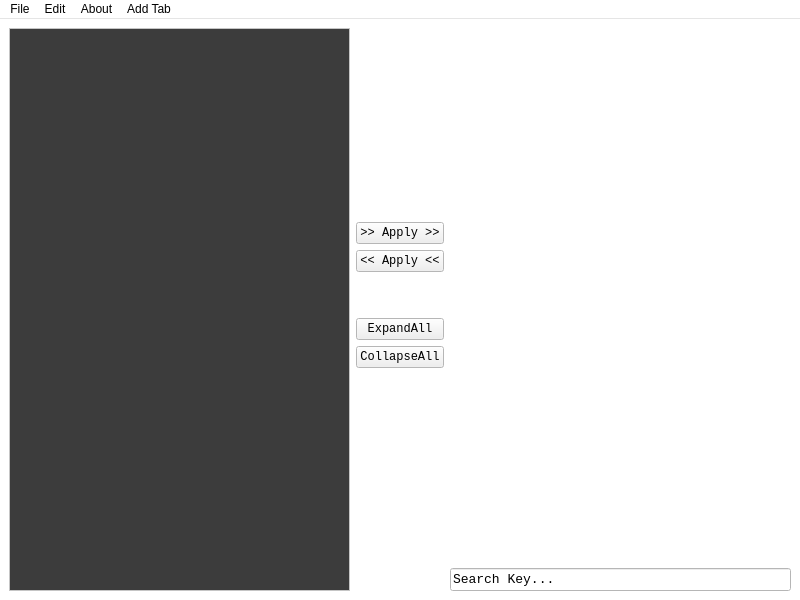
<?xml version="1.0" encoding="UTF-8"?>
<ui version="4.0">
 <class>MainWindow</class>
 <widget class="QMainWindow" name="MainWindow">
  <property name="geometry">
   <rect>
    <x>0</x>
    <y>0</y>
    <width>800</width>
    <height>600</height>
   </rect>
  </property>
  <property name="palette">
   <palette>
    <active>
     <colorrole role="Base">
      <brush brushstyle="SolidPattern">
       <color alpha="255">
        <red>255</red>
        <green>255</green>
        <blue>255</blue>
       </color>
      </brush>
     </colorrole>
     <colorrole role="Window">
      <brush brushstyle="SolidPattern">
       <color alpha="255">
        <red>255</red>
        <green>255</green>
        <blue>255</blue>
       </color>
      </brush>
     </colorrole>
    </active>
    <inactive>
     <colorrole role="Base">
      <brush brushstyle="SolidPattern">
       <color alpha="255">
        <red>255</red>
        <green>255</green>
        <blue>255</blue>
       </color>
      </brush>
     </colorrole>
     <colorrole role="Window">
      <brush brushstyle="SolidPattern">
       <color alpha="255">
        <red>255</red>
        <green>255</green>
        <blue>255</blue>
       </color>
      </brush>
     </colorrole>
    </inactive>
    <disabled>
     <colorrole role="Base">
      <brush brushstyle="SolidPattern">
       <color alpha="255">
        <red>255</red>
        <green>255</green>
        <blue>255</blue>
       </color>
      </brush>
     </colorrole>
     <colorrole role="Window">
      <brush brushstyle="SolidPattern">
       <color alpha="255">
        <red>255</red>
        <green>255</green>
        <blue>255</blue>
       </color>
      </brush>
     </colorrole>
    </disabled>
   </palette>
  </property>
  <property name="windowTitle">
   <string>MainWindow</string>
  </property>
  <widget class="QWidget" name="centralwidget">
   <layout class="QVBoxLayout" name="verticalLayout">
    <item>
     <layout class="QGridLayout" name="ui_grid_layout">
      <item row="1" column="2">
       <widget class="QLineEdit" name="ui_filter_edit">
        <property name="font">
         <font>
          <family>Consolas</family>
          <pointsize>10</pointsize>
         </font>
        </property>
        <property name="inputMask">
         <string/>
        </property>
        <property name="text">
         <string>Search Key...</string>
        </property>
        <property name="placeholderText">
         <string/>
        </property>
       </widget>
      </item>
      <item row="0" column="1">
       <layout class="QVBoxLayout" name="verticalLayout_2">
        <property name="rightMargin">
         <number>0</number>
        </property>
        <item>
         <spacer name="verticalSpacer">
          <property name="orientation">
           <enum>Qt::Vertical</enum>
          </property>
          <property name="sizeHint" stdset="0">
           <size>
            <width>20</width>
            <height>40</height>
           </size>
          </property>
         </spacer>
        </item>
        <item>
         <widget class="QPushButton" name="ui_updateModel_btn">
          <property name="font">
           <font>
            <family>Consolas</family>
            <pointsize>9</pointsize>
           </font>
          </property>
          <property name="text">
           <string>&gt;&gt; Apply &gt;&gt;</string>
          </property>
         </widget>
        </item>
        <item>
         <widget class="QPushButton" name="ui_updateBrowser_btn">
          <property name="font">
           <font>
            <family>Consolas</family>
            <pointsize>9</pointsize>
           </font>
          </property>
          <property name="text">
           <string>&lt;&lt; Apply &lt;&lt;</string>
          </property>
         </widget>
        </item>
        <item>
         <spacer name="verticalSpacer_3">
          <property name="orientation">
           <enum>Qt::Vertical</enum>
          </property>
          <property name="sizeType">
           <enum>QSizePolicy::Preferred</enum>
          </property>
          <property name="sizeHint" stdset="0">
           <size>
            <width>20</width>
            <height>40</height>
           </size>
          </property>
         </spacer>
        </item>
        <item>
         <widget class="QPushButton" name="ui_expand">
          <property name="font">
           <font>
            <family>Consolas</family>
            <pointsize>9</pointsize>
           </font>
          </property>
          <property name="text">
           <string>ExpandAll</string>
          </property>
         </widget>
        </item>
        <item>
         <widget class="QPushButton" name="ui_collapse">
          <property name="font">
           <font>
            <family>Consolas</family>
            <pointsize>9</pointsize>
           </font>
          </property>
          <property name="text">
           <string>CollapseAll</string>
          </property>
         </widget>
        </item>
        <item>
         <spacer name="verticalSpacer_2">
          <property name="orientation">
           <enum>Qt::Vertical</enum>
          </property>
          <property name="sizeHint" stdset="0">
           <size>
            <width>20</width>
            <height>40</height>
           </size>
          </property>
         </spacer>
        </item>
       </layout>
      </item>
      <item row="0" column="0" rowspan="2">
       <widget class="QPlainTextEdit" name="ui_view_edit">
        <property name="palette">
         <palette>
          <active>
           <colorrole role="WindowText">
            <brush brushstyle="SolidPattern">
             <color alpha="255">
              <red>255</red>
              <green>255</green>
              <blue>255</blue>
             </color>
            </brush>
           </colorrole>
           <colorrole role="Text">
            <brush brushstyle="SolidPattern">
             <color alpha="255">
              <red>255</red>
              <green>255</green>
              <blue>255</blue>
             </color>
            </brush>
           </colorrole>
           <colorrole role="Base">
            <brush brushstyle="SolidPattern">
             <color alpha="255">
              <red>60</red>
              <green>60</green>
              <blue>60</blue>
             </color>
            </brush>
           </colorrole>
           <colorrole role="Window">
            <brush brushstyle="SolidPattern">
             <color alpha="255">
              <red>255</red>
              <green>255</green>
              <blue>255</blue>
             </color>
            </brush>
           </colorrole>
           <colorrole role="HighlightedText">
            <brush brushstyle="SolidPattern">
             <color alpha="255">
              <red>158</red>
              <green>158</green>
              <blue>158</blue>
             </color>
            </brush>
           </colorrole>
           <colorrole role="PlaceholderText">
            <brush brushstyle="SolidPattern">
             <color alpha="128">
              <red>255</red>
              <green>255</green>
              <blue>255</blue>
             </color>
            </brush>
           </colorrole>
          </active>
          <inactive>
           <colorrole role="WindowText">
            <brush brushstyle="SolidPattern">
             <color alpha="255">
              <red>255</red>
              <green>255</green>
              <blue>255</blue>
             </color>
            </brush>
           </colorrole>
           <colorrole role="Text">
            <brush brushstyle="SolidPattern">
             <color alpha="255">
              <red>255</red>
              <green>255</green>
              <blue>255</blue>
             </color>
            </brush>
           </colorrole>
           <colorrole role="Base">
            <brush brushstyle="SolidPattern">
             <color alpha="255">
              <red>60</red>
              <green>60</green>
              <blue>60</blue>
             </color>
            </brush>
           </colorrole>
           <colorrole role="Window">
            <brush brushstyle="SolidPattern">
             <color alpha="255">
              <red>255</red>
              <green>255</green>
              <blue>255</blue>
             </color>
            </brush>
           </colorrole>
           <colorrole role="HighlightedText">
            <brush brushstyle="SolidPattern">
             <color alpha="255">
              <red>158</red>
              <green>158</green>
              <blue>158</blue>
             </color>
            </brush>
           </colorrole>
           <colorrole role="PlaceholderText">
            <brush brushstyle="SolidPattern">
             <color alpha="128">
              <red>255</red>
              <green>255</green>
              <blue>255</blue>
             </color>
            </brush>
           </colorrole>
          </inactive>
          <disabled>
           <colorrole role="WindowText">
            <brush brushstyle="SolidPattern">
             <color alpha="255">
              <red>120</red>
              <green>120</green>
              <blue>120</blue>
             </color>
            </brush>
           </colorrole>
           <colorrole role="Text">
            <brush brushstyle="SolidPattern">
             <color alpha="255">
              <red>120</red>
              <green>120</green>
              <blue>120</blue>
             </color>
            </brush>
           </colorrole>
           <colorrole role="Base">
            <brush brushstyle="SolidPattern">
             <color alpha="255">
              <red>255</red>
              <green>255</green>
              <blue>255</blue>
             </color>
            </brush>
           </colorrole>
           <colorrole role="Window">
            <brush brushstyle="SolidPattern">
             <color alpha="255">
              <red>255</red>
              <green>255</green>
              <blue>255</blue>
             </color>
            </brush>
           </colorrole>
           <colorrole role="HighlightedText">
            <brush brushstyle="SolidPattern">
             <color alpha="255">
              <red>158</red>
              <green>158</green>
              <blue>158</blue>
             </color>
            </brush>
           </colorrole>
           <colorrole role="PlaceholderText">
            <brush brushstyle="SolidPattern">
             <color alpha="128">
              <red>0</red>
              <green>0</green>
              <blue>0</blue>
             </color>
            </brush>
           </colorrole>
          </disabled>
         </palette>
        </property>
        <property name="font">
         <font>
          <family>Consolas</family>
          <pointsize>10</pointsize>
         </font>
        </property>
        <property name="autoFillBackground">
         <bool>false</bool>
        </property>
        <property name="backgroundVisible">
         <bool>false</bool>
        </property>
       </widget>
      </item>
     </layout>
    </item>
   </layout>
  </widget>
  <widget class="QMenuBar" name="menuBar">
   <property name="geometry">
    <rect>
     <x>0</x>
     <y>0</y>
     <width>800</width>
     <height>22</height>
    </rect>
   </property>
   <widget class="QMenu" name="menuFile">
    <property name="title">
     <string>File</string>
    </property>
    <addaction name="actionNew"/>
    <addaction name="actionOpen"/>
    <addaction name="actionSave"/>
    <addaction name="actionImport_xml"/>
   </widget>
   <widget class="QMenu" name="menuEdit">
    <property name="title">
     <string>Edit</string>
    </property>
    <addaction name="actionCopy"/>
    <addaction name="actionPaste"/>
   </widget>
   <widget class="QMenu" name="menuAbout">
    <property name="title">
     <string>About</string>
    </property>
    <addaction name="actionUser_Manual"/>
    <addaction name="actionDeveloper"/>
   </widget>
   <widget class="QMenu" name="menuAdd_Tab">
    <property name="title">
     <string>Add Tab</string>
    </property>
    <addaction name="actionAdd_Tab"/>
   </widget>
   <addaction name="menuFile"/>
   <addaction name="menuEdit"/>
   <addaction name="menuAbout"/>
   <addaction name="menuAdd_Tab"/>
  </widget>
  <action name="actionOpen">
   <property name="text">
    <string>Open</string>
   </property>
   <property name="shortcut">
    <string>Ctrl+F</string>
   </property>
  </action>
  <action name="actionSave">
   <property name="text">
    <string>Save</string>
   </property>
   <property name="shortcut">
    <string>Ctrl+S</string>
   </property>
  </action>
  <action name="actionCopy">
   <property name="text">
    <string>Copy</string>
   </property>
   <property name="shortcut">
    <string>Ctrl+C</string>
   </property>
  </action>
  <action name="actionPaste">
   <property name="text">
    <string>Paste</string>
   </property>
   <property name="shortcut">
    <string>Ctrl+V</string>
   </property>
  </action>
  <action name="actionUser_Manual">
   <property name="text">
    <string>User Manual</string>
   </property>
  </action>
  <action name="actionDeveloper">
   <property name="text">
    <string>Developer</string>
   </property>
  </action>
  <action name="actionNew">
   <property name="text">
    <string>New</string>
   </property>
   <property name="shortcut">
    <string>Ctrl+N</string>
   </property>
  </action>
  <action name="actionImport_xml">
   <property name="text">
    <string>Import .xml</string>
   </property>
   <property name="shortcut">
    <string>Ctrl+I</string>
   </property>
  </action>
  <action name="actionAdd_Tab">
   <property name="text">
    <string>Add Tab</string>
   </property>
  </action>
 </widget>
 <resources/>
 <connections/>
</ui>
